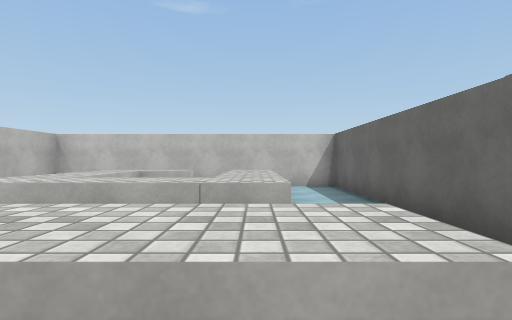
View 1 (above)

13 first-person views from a walk through a 3-D level made in the Unity game engine. The camera is 1.5 m above the floor, looks level and sees 80° across. The floor is counted in squares, 2 m on a side. Each view is taken from the middle of a square. On the plan, view 1 faces up. The plan holds only what a view shows up to about 10 squares ahead; the rest is blank. The place goes on beyond the plan. The player character is not drawn. Door leaves are left out, so doorways stand open. Surface patterns are stand-ins for the level's own textures.

View 2
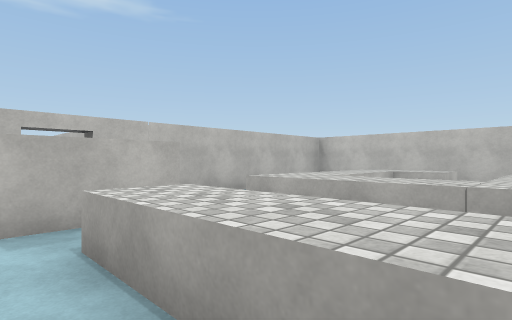

View 3
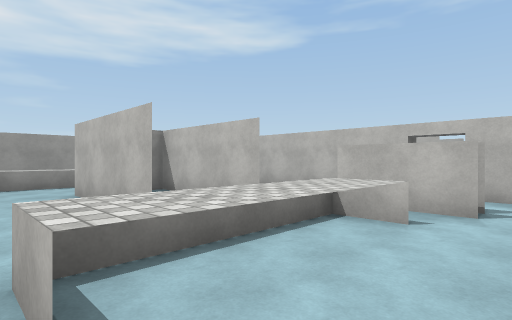

View 4
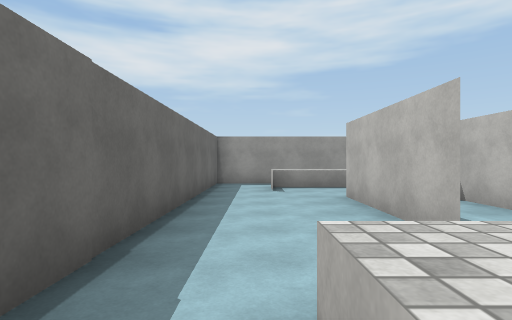

View 5
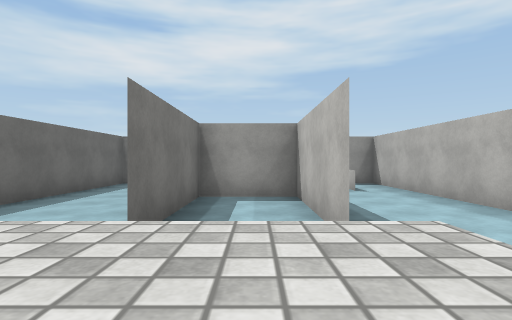

View 6
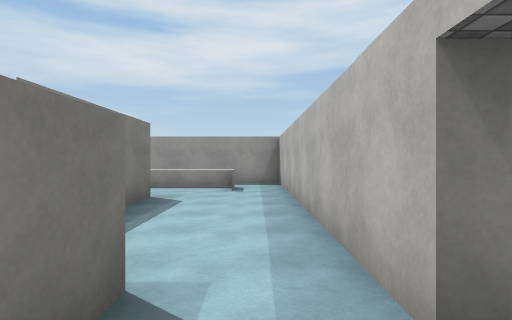

View 7
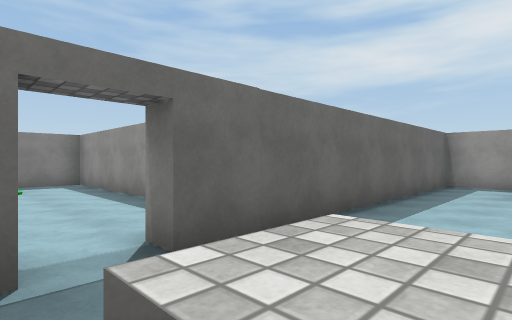

View 8
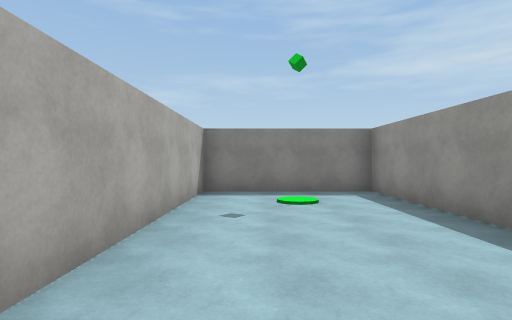

View 9
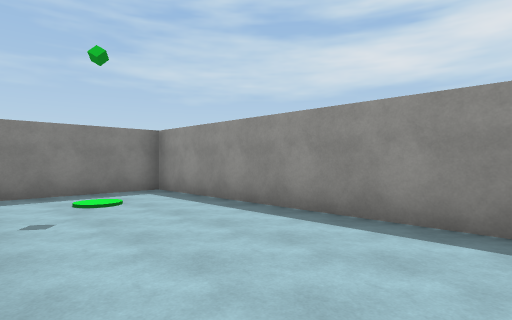

View 10
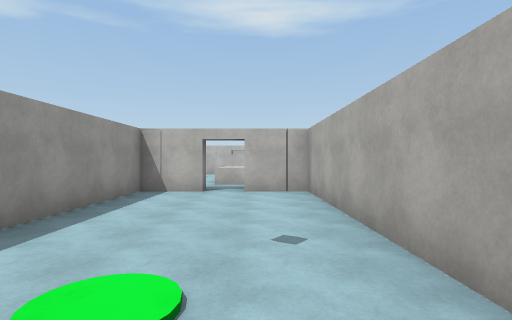

View 11
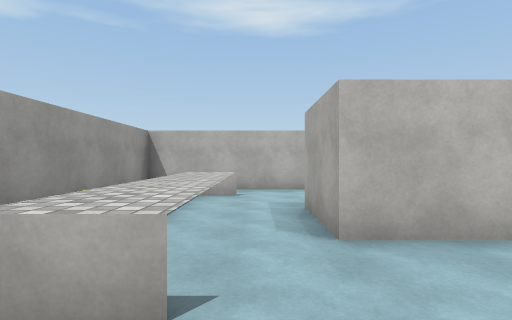

View 12
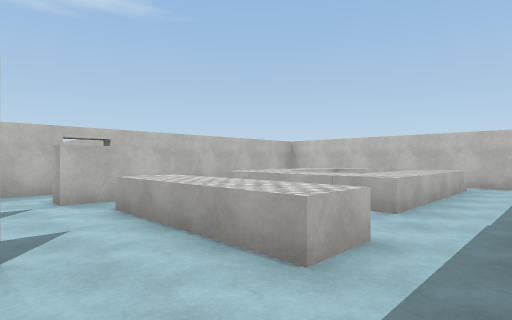

View 13
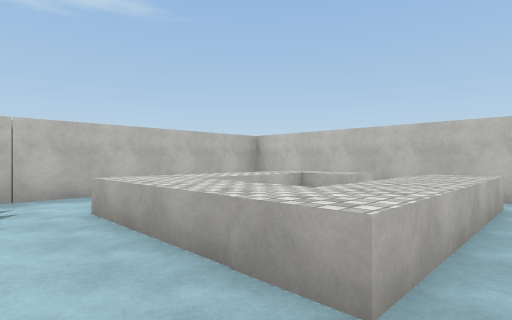

### Floor plan
Key: @ floor where view 1 was taken; # wall or solid block; . floor; D open door; ^ raised ledge.
Columns run from 6 left of view 1 to 11 right of it. Each row starts with its distance up from view 1.
  9 ##########
  8 #  ......#
  7 #  ^^.^..#
  6 # .^ .^..#
  5 # .^ .^..#
  4 #..^^^^.##########
  3 #.......#........#
  2 #.#.....#........#
  1 D.#.^^^.DD.......#
  0 #.....@.##.......#
 -1 #..#.#...#########
 -2 #..#.#...#
 -3 #..#.#...#
 -4 #..###...#
 -5 #........#
 -6 #.^^^^^..#
 -7 #..    ..#
 -8 ##########

Where each view was taken, in squares from view 1:
view 1: 0 up, 0 right, facing up
view 2: 0 up, 0 right, facing up-left
view 3: 3 up, 1 right, facing down-left
view 4: 2 up, 1 right, facing down
view 5: 2 up, 2 left, facing down
view 6: 2 up, 5 left, facing down
view 7: 2 up, 0 right, facing down-right
view 8: 2 up, 3 right, facing right
view 9: 3 up, 3 right, facing down-right
view 10: 2 up, 10 right, facing left
view 11: 5 down, 2 right, facing left
view 12: 1 down, 2 right, facing up-left
view 13: 2 up, 1 right, facing up-left
